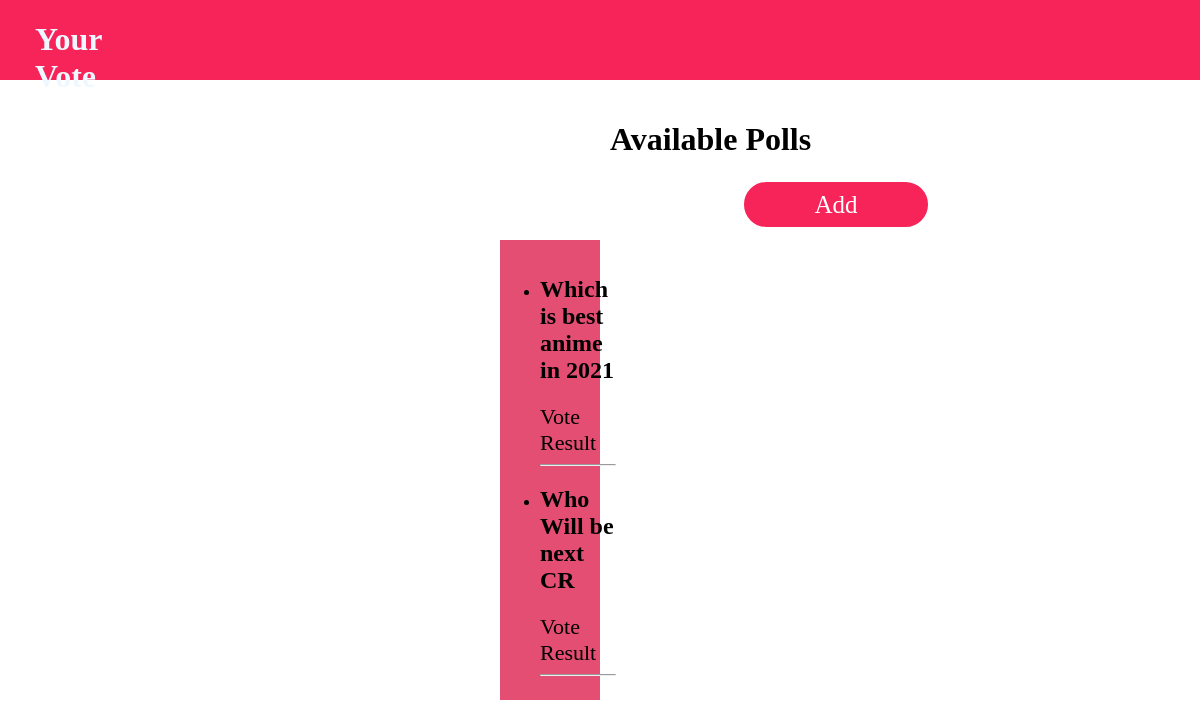
The app's page /accounts/list_poll, older data.
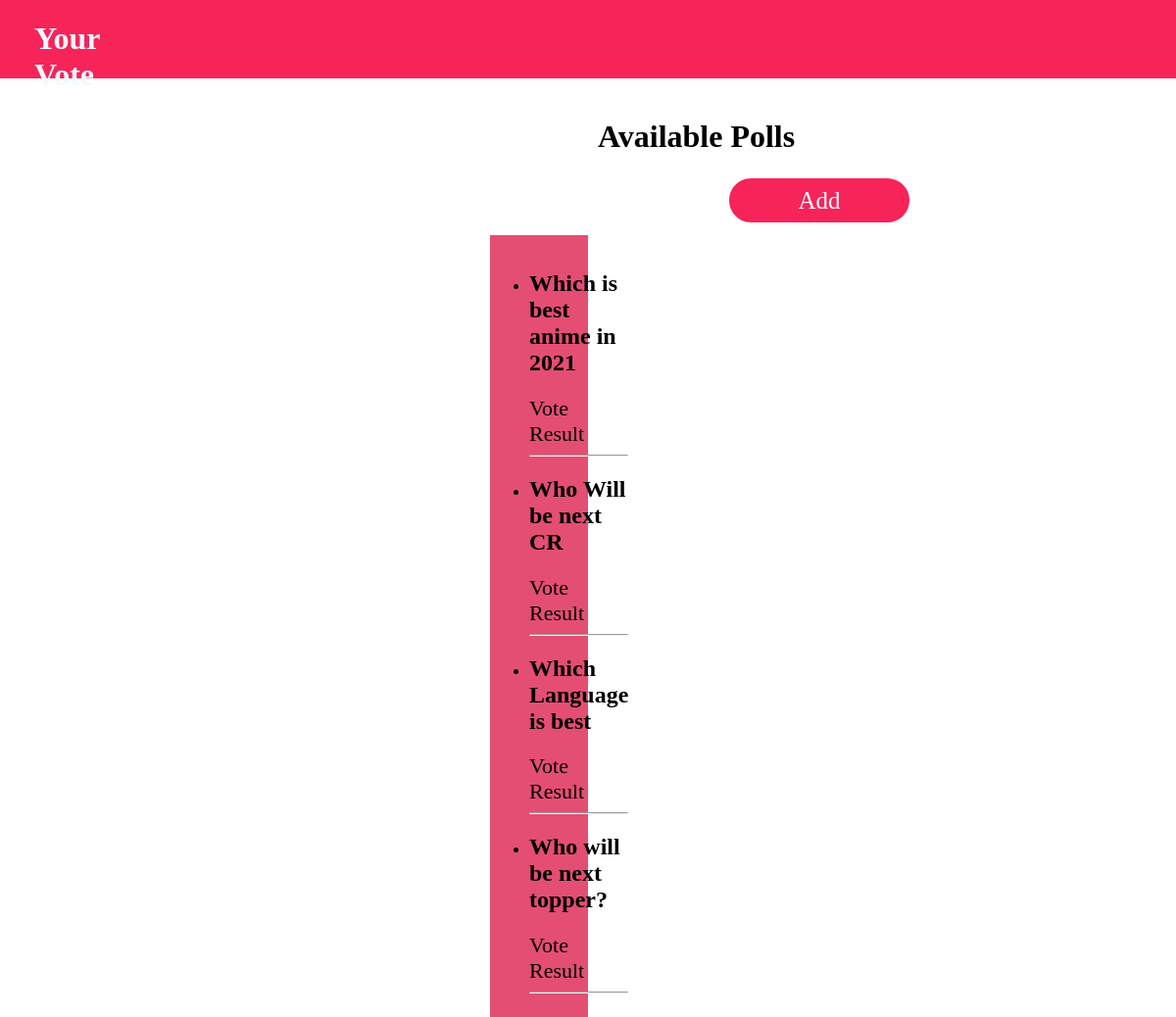
The same page, newer data.
### accounts/models.py (models this page shows, shortened)
class pollQuetions(models.Model):
    pollquetion=models.CharField(max_length=120)
    option1=models.CharField(max_length=120)
    option2=models.CharField(max_length=120)
    option3=models.CharField(max_length=120)
    option1_count=models.IntegerField(default=0)
    option2_count=models.IntegerField(default=0)
    option3_count=models.IntegerField(default=0)
    def __str__(self):
        return str(self.pollquetion)

### accounts/views.py (the view)
# urls.py: path('list_poll',views.list_poll,name="list_poll"),
def list_poll(request):
    quetion_list=pollQuetions.objects.all()
    context={
        "list_quetion":quetion_list
    }
    print(context)
    return render(request,'poll_list.html',context)

### templates/poll_list.html (shortened to what this page needs)
<!DOCTYPE html>
<html>
<head>
</head>
<body>
    <header>
        <div class="container">
            <div class="logo">
                <h1><a href="{% url 'top' %}">Your Vote</a></h1>
            </div>
            <div class="list">
            </div>
        </div>
    </header>
    <div class="top-wrapper">
        <div class="top-detail">
            <h1 class="title">Available Polls</h1>
            <a class="index-button" href="{% url 'add_poll' %}">Add</a>
        </div>
    </div>
    <div class="poll-list">
        <ul>
            {% for quetionList in list_quetion %}
            <li>
                <h2>{{ quetionList.pollquetion }}</h2>
                <a href="{% url 'vote_poll' quetionList.id %}">Vote</a>
                <a href="{% url 'result_poll' quetionList.id %}">Result</a>
                <hr />
            </li>
            {% endfor %}
        </ul>
    </div>
</body>
</html>

Row changes from the older to the newer data that the page shows:
added pollQuetions: pollquetion "Which Language is best"
added pollQuetions: pollquetion "Who will be next topper?"
